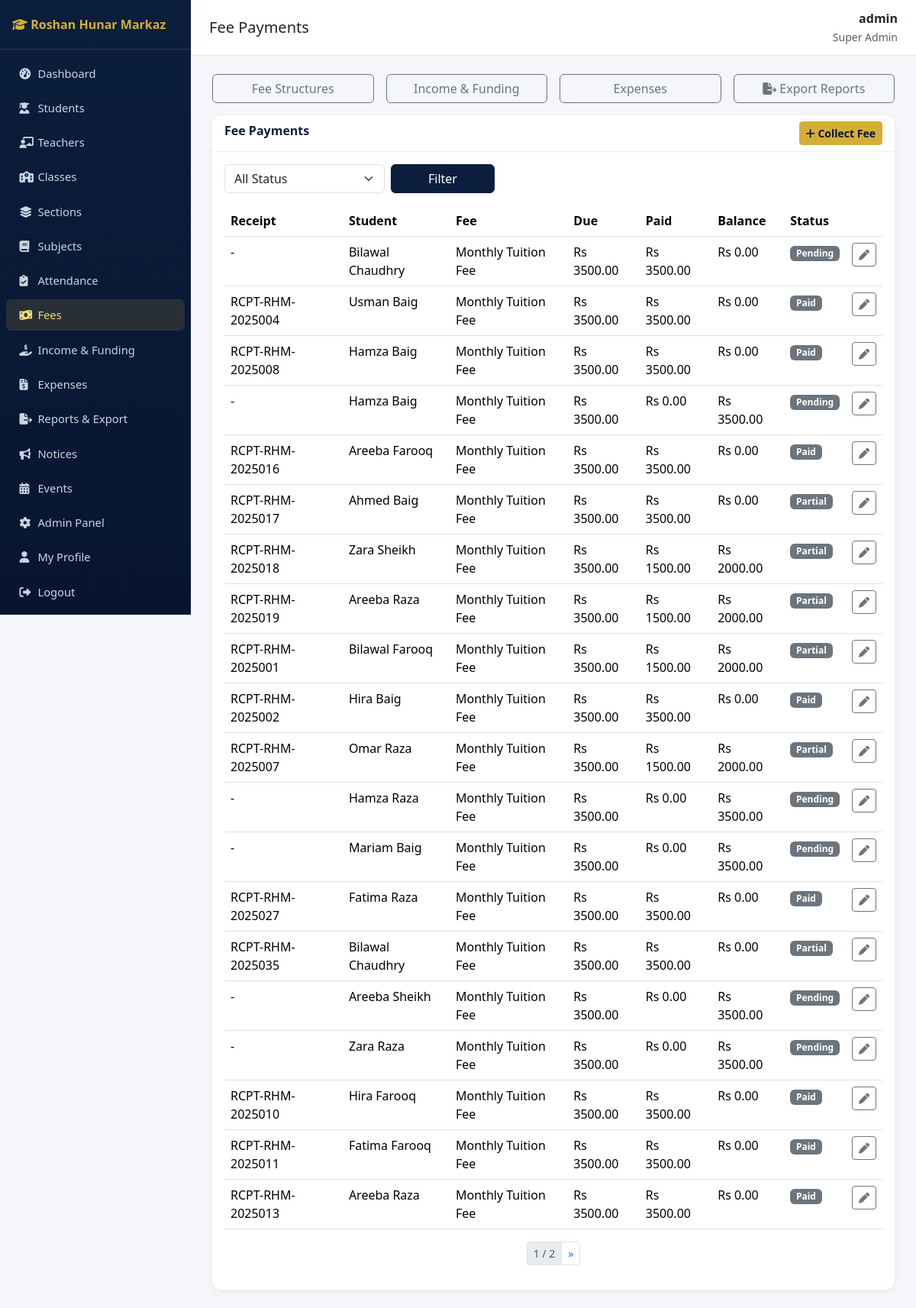
Page /fees/payments/ (signed in) on the committed database.
### accounts/models.py (models this page shows, shortened)
class User(AbstractUser):
    class Role(models.TextChoices):
        SUPER_ADMIN = "SUPER_ADMIN", "Super Admin"
        PRINCIPAL = "PRINCIPAL", "Principal"
        ADMIN = "ADMIN", "Admin"
        TEACHER = "TEACHER", "Teacher"
        STUDENT = "STUDENT", "Student"
        PARENT = "PARENT", "Parent"
        ACCOUNTANT = "ACCOUNTANT", "Accountant"
        LIBRARIAN = "LIBRARIAN", "Librarian"
        STAFF = "STAFF", "Staff"
    role = models.CharField(max_length=20, choices=Role.choices, default=Role.STUDENT)
    phone = models.CharField(max_length=20, blank=True)
    photo = models.ImageField(upload_to="profile_photos/", blank=True, null=True)

### fees/models.py (models this page shows, shortened)
class FeePayment(models.Model):
    class Status(models.TextChoices):
        PAID = "PAID", "Paid"
        PARTIAL = "PARTIAL", "Partial"
        PENDING = "PENDING", "Pending"
    student = models.ForeignKey("students.Student", on_delete=models.CASCADE, related_name="fee_payments")
    fee_structure = models.ForeignKey(FeeStructure, on_delete=models.CASCADE, related_name="payments")
    amount_due = models.DecimalField(max_digits=10, decimal_places=2)
    amount_paid = models.DecimalField(max_digits=10, decimal_places=2, default=0)
    discount = models.DecimalField(max_digits=10, decimal_places=2, default=0)
    fine = models.DecimalField(max_digits=10, decimal_places=2, default=0)
    due_date = models.DateField()
    paid_on = models.DateField(null=True, blank=True)
    status = models.CharField(max_length=10, choices=Status.choices, default=Status.PENDING)
    receipt_number = models.CharField(max_length=30, unique=True, blank=True, null=True)
    class Meta:
        ordering = ["-due_date"]
    def balance(self):
        return (self.amount_due + self.fine - self.discount) - self.amount_paid

class FeeStructure(models.Model):
    school_class = models.ForeignKey("academics.SchoolClass", on_delete=models.CASCADE, related_name="fee_structures")
    name = models.CharField(max_length=100)  # e.g. Tuition Fee, Admission Fee
    amount = models.DecimalField(max_digits=10, decimal_places=2)
    frequency = models.CharField(max_length=20, choices=[("MONTHLY", "Monthly"), ("QUARTERLY", "Quarterly"), ("ANNUAL", "Annual"), ("ONE_TIME", "One Time")])

### students/models.py (models this page shows, shortened)
class Student(models.Model):
    class Status(models.TextChoices):
        ACTIVE = "ACTIVE", "Active"
        INACTIVE = "INACTIVE", "Inactive"
        SUSPENDED = "SUSPENDED", "Suspended"
        TRANSFERRED = "TRANSFERRED", "Transferred"
        GRADUATED = "GRADUATED", "Graduated"
    class Blood(models.TextChoices):
        A_POS = "A+", "A+"
        A_NEG = "A-", "A-"
        B_POS = "B+", "B+"
        B_NEG = "B-", "B-"
        AB_POS = "AB+", "AB+"
        AB_NEG = "AB-", "AB-"
        O_POS = "O+", "O+"
        O_NEG = "O-", "O-"
    user = models.OneToOneField(settings.AUTH_USER_MODEL, on_delete=models.CASCADE, related_name="student_profile", null=True, blank=True)
    parent = models.ForeignKey(settings.AUTH_USER_MODEL, on_delete=models.SET_NULL, null=True, blank=True, related_name="children", limit_choices_to={"role": "PARENT"})
    admission_number = models.CharField(max_length=20, unique=True)
    roll_number = models.CharField(max_length=20, blank=True)
    first_name = models.CharField(max_length=100)
    last_name = models.CharField(max_length=100)
    date_of_birth = models.DateField()
    gender = models.CharField(max_length=10, choices=[("M", "Male"), ("F", "Female"), ("O", "Other")])
    blood_group = models.CharField(max_length=5, choices=Blood.choices, blank=True)
    photo = models.ImageField(upload_to="student_photos/", blank=True, null=True)
    address = models.TextField(blank=True)
    section = models.ForeignKey("academics.Section", on_delete=models.SET_NULL, null=True, blank=True, related_name="students")
    admission_date = models.DateField(auto_now_add=True)
    previous_school = models.CharField(max_length=200, blank=True)
    status = models.CharField(max_length=15, choices=Status.choices, default=Status.ACTIVE)
    guardian_name = models.CharField(max_length=150, blank=True)
    guardian_relation = models.CharField(max_length=50, blank=True)
    guardian_phone = models.CharField(max_length=20, blank=True)
    guardian_email = models.EmailField(blank=True)
    emergency_contact_name = models.CharField(max_length=150, blank=True)
    emergency_contact_phone = models.CharField(max_length=20, blank=True)
    class Meta:
        ordering = ["admission_number"]
    @property
    def full_name(self):
        return f"{self.first_name} {self.last_name}"

### fees/views.py (the view)
# urls.py: path("payments/", views.FeePaymentListView.as_view(), name="payment_list"),
class FeePaymentListView(RoleRequiredMixin, ListView):
    model = FeePayment
    template_name = "fees/payment_list.html"
    context_object_name = "payments"
    paginate_by = 20
    allowed_roles = FINANCE_ROLES
    def get_queryset(self):
        qs = FeePayment.objects.select_related("student", "fee_structure").all()
        status = self.request.GET.get("status")
        if status:
            qs = qs.filter(status=status)
        return qs
    def get_context_data(self, **kwargs):
        ctx = super().get_context_data(**kwargs)
        ctx["status_choices"] = FeePayment.Status.choices
        return ctx

### accounts/mixins.py (called while the page is built)
    def dispatch(self, request, *args, **kwargs):
        if not request.user.is_authenticated:
            return self.handle_no_permission()
        if request.user.is_superuser or request.user.role in self.allowed_roles:
            return super().dispatch(request, *args, **kwargs)
        raise PermissionDenied("You do not have permission to access this page.")

### sitepages/context_processors.py (called while the page is built)
def site_settings(request):
    return {"site_settings": SiteSettings.get_solo()}

### sitepages/models.py (called while the page is built)
    @classmethod
    def get_solo(cls):
        obj = cls.objects.first()
        if not obj:
            obj = cls.objects.create()
        return obj

### templates/fees/payment_list.html (shortened to what this page needs)
{% extends "base.html" %}
{% block page_title %}Fee Payments{% endblock %}
{% block content %}
<div class="row g-3 mb-3">
  <div class="col-md-3"><a href="{% url 'fees:structure_list' %}" class="btn btn-outline-secondary w-100">Fee Structures</a></div>
  <div class="col-md-3"><a href="{% url 'fees:income_list' %}" class="btn btn-outline-secondary w-100">Income &amp; Funding</a></div>
  <div class="col-md-3"><a href="{% url 'fees:expense_list' %}" class="btn btn-outline-secondary w-100">Expenses</a></div>
  <div class="col-md-3"><a href="{% url 'reports:index' %}" class="btn btn-outline-secondary w-100"><i class="fa-solid fa-file-export"></i> Export Reports</a></div>
</div>
<div class="card">
  <div class="card-header d-flex justify-content-between">
    <span>Fee Payments</span>
    <a href="{% url 'fees:payment_add' %}" class="btn btn-gold btn-sm"><i class="fa-solid fa-plus"></i> Collect Fee</a>
  </div>
  <div class="card-body">
    <form class="row g-2 mb-3" method="get">
      <div class="col-md-3">
        <select class="form-select" name="status">
          <option value="">All Status</option>
        </select>
      </div>
      <div class="col-md-2"><button class="btn btn-navy w-100" type="submit">Filter</button></div>
    </form>
    <table class="table table-hover">
      <thead><tr><th>Receipt</th><th>Student</th><th>Fee</th><th>Due</th><th>Paid</th><th>Balance</th><th>Status</th><th></th></tr></thead>
      <tbody>
      {% for p in payments %}
        <tr>
          <td>{{ p.receipt_number|default:"-" }}</td>
          <td>{{ p.student.full_name }}</td>
          <td>{{ p.fee_structure.name }}</td>
          <td>Rs {{ p.amount_due }}</td>
          <td>Rs {{ p.amount_paid }}</td>
          <td>Rs {{ p.balance }}</td>
          <td><span class="badge bg-secondary">{{ p.get_status_display }}</span></td>
          <td><a href="{% url 'fees:payment_edit' p.pk %}" class="btn btn-sm btn-outline-secondary"><i class="fa-solid fa-pen"></i></a></td>
        </tr>
      {% empty %}<tr><td colspan="8" class="text-center text-muted">No payments yet.</td></tr>{% endfor %}
      </tbody>
    </table>
    {% include "partials/pagination.html" %}
  </div>
</div>
{% endblock %}

### templates/base.html (shortened to what this page needs)
{% load static %}
<!DOCTYPE html>
<html lang="en">
<head>
<link href="https://cdn.jsdelivr.net/npm/bootstrap@5.3.3/dist/css/bootstrap.min.css" rel="stylesheet">
<link href="https://cdnjs.cloudflare.com/ajax/libs/font-awesome/6.5.1/css/all.min.css" rel="stylesheet">
<link href="{% static 'css/style.css' %}" rel="stylesheet">
</head>
<body>
<nav class="sidebar" id="sidebar">
  <div class="brand"><i class="fa-solid fa-graduation-cap"></i> Roshan Hunar Markaz</div>
  <ul class="nav flex-column py-2">
    {% if request.user.role in "STUDENT,PARENT" %}
      <li class="nav-item"><a class="nav-link {% if request.resolver_match.namespace == 'portal' %}active{% endif %}" href="{% url 'portal:home' %}"><i class="fa-solid fa-gauge-high"></i> My Portal</a></li>
      <li class="nav-item"><a class="nav-link {% if request.resolver_match.namespace == 'notices' and request.resolver_match.url_name == 'list' %}active{% endif %}" href="{% url 'notices:list' %}"><i class="fa-solid fa-bullhorn"></i> Notices</a></li>
      <li class="nav-item"><a class="nav-link" href="{% url 'notices:event_list' %}"><i class="fa-solid fa-calendar-days"></i> Events</a></li>
    {% else %}
      <li class="nav-item"><a class="nav-link {% if request.resolver_match.namespace == 'dashboard' %}active{% endif %}" href="{% url 'dashboard:index' %}"><i class="fa-solid fa-gauge-high"></i> Dashboard</a></li>
      <li class="nav-item"><a class="nav-link {% if request.resolver_match.namespace == 'students' %}active{% endif %}" href="{% url 'students:list' %}"><i class="fa-solid fa-user-graduate"></i> Students</a></li>
      {% if request.user.is_superuser or request.user.role in "SUPER_ADMIN,PRINCIPAL,ADMIN" %}
      <li class="nav-item"><a class="nav-link {% if request.resolver_match.namespace == 'teachers' %}active{% endif %}" href="{% url 'teachers:list' %}"><i class="fa-solid fa-chalkboard-user"></i> Teachers</a></li>
      <li class="nav-item"><a class="nav-link {% if request.resolver_match.url_name == 'class_list' %}active{% endif %}" href="{% url 'academics:class_list' %}"><i class="fa-solid fa-school"></i> Classes</a></li>
      <li class="nav-item"><a class="nav-link {% if request.resolver_match.url_name == 'section_list' %}active{% endif %}" href="{% url 'academics:section_list' %}"><i class="fa-solid fa-layer-group"></i> Sections</a></li>
      <li class="nav-item"><a class="nav-link {% if request.resolver_match.url_name == 'subject_list' %}active{% endif %}" href="{% url 'academics:subject_list' %}"><i class="fa-solid fa-book"></i> Subjects</a></li>
      {% endif %}
      <li class="nav-item"><a class="nav-link " href="{% url 'attendance:mark' %}"><i class="fa-solid fa-clipboard-check"></i> Attendance</a></li>
      {% if request.user.is_superuser or request.user.role in "SUPER_ADMIN,PRINCIPAL,ADMIN,ACCOUNTANT" %}
      <li class="nav-item"><a class="nav-link {% if request.resolver_match.url_name == 'payment_list' %}active{% endif %}" href="{% url 'fees:payment_list' %}"><i class="fa-solid fa-money-bill-wave"></i> Fees</a></li>
      <li class="nav-item"><a class="nav-link {% if request.resolver_match.url_name == 'income_list' %}active{% endif %}" href="{% url 'fees:income_list' %}"><i class="fa-solid fa-hand-holding-dollar"></i> Income &amp; Funding</a></li>
      <li class="nav-item"><a class="nav-link {% if request.resolver_match.url_name == 'expense_list' %}active{% endif %}" href="{% url 'fees:expense_list' %}"><i class="fa-solid fa-file-invoice-dollar"></i> Expenses</a></li>
      {% endif %}
      {% if request.user.is_superuser or request.user.role in "SUPER_ADMIN,PRINCIPAL,ADMIN,ACCOUNTANT" %}
      <li class="nav-item"><a class="nav-link {% if request.resolver_match.namespace == 'reports' %}active{% endif %}" href="{% url 'reports:index' %}"><i class="fa-solid fa-file-export"></i> Reports &amp; Export</a></li>
      {% endif %}
      <li class="nav-item"><a class="nav-link {% if request.resolver_match.namespace == 'notices' %}active{% endif %}" href="{% url 'notices:list' %}"><i class="fa-solid fa-bullhorn"></i> Notices</a></li>
      <li class="nav-item"><a class="nav-link" href="{% url 'notices:event_list' %}"><i class="fa-solid fa-calendar-days"></i> Events</a></li>
      {% if request.user.is_superuser %}<li class="nav-item"><a class="nav-link" href="/admin/"><i class="fa-solid fa-gear"></i> Admin Panel</a></li>{% endif %}
    {% endif %}
    <li class="nav-item"><a class="nav-link" href="{% url 'accounts:profile' %}"><i class="fa-solid fa-user"></i> My Profile</a></li>
    <li class="nav-item"><a class="nav-link" href="{% url 'accounts:logout' %}"><i class="fa-solid fa-right-from-bracket"></i> Logout</a></li>
  </ul>
</nav>
<div class="main-content">
  <div class="topbar">
    <h5 class="mb-0">{% block page_title %}Dashboard{% endblock %}</h5>
    <div class="text-end">
      <div class="fw-semibold">{{ request.user.get_full_name|default:request.user.username }}</div>
      <small class="text-muted">{{ request.user.get_role_display }}</small>
    </div>
  </div>
  {% block content %}{% endblock %}
</div>
</body>
</html>

### static/css/style.css (style rules this page uses)
:root { --navy: #0b1e3d; --navy-dark: #071530; --gold: #d4af37; --gold-light: #f0d878; --bg: #f4f6fa; }
body { background: var(--bg); font-family: 'Segoe UI', Roboto, sans-serif; }
.sidebar { background: linear-gradient(180deg, var(--navy) 0%, var(--navy-dark) 100%); min-height: 100vh; width: 250px; position: fixed; top: 0; left: 0; z-index: 1030; }
.sidebar .brand { color: var(--gold); font-weight: 700; padding: 1.25rem 1rem; border-bottom: 1px solid rgba(212,175,55,.2); }
.sidebar .nav-link { color: #cbd5e1; padding: .6rem 1.1rem; border-radius: 6px; margin: 2px 8px; font-size: .92rem; }
.sidebar .nav-link.active, .sidebar .nav-link:hover { background: rgba(212,175,55,.15); color: var(--gold-light); }
.sidebar .nav-link i { width: 20px; }
.main-content { margin-left: 250px; padding: 1.5rem 1.75rem; }
.topbar { background: #fff; border-bottom: 1px solid #e5e9f0; padding: .75rem 1.5rem; margin: -1.5rem -1.75rem 1.5rem -1.75rem; display: flex; justify-content: space-between; align-items: center; }
.card { border: none; border-radius: 12px; box-shadow: 0 2px 10px rgba(0,0,0,.05); }
.card-header { background: #fff; border-bottom: 1px solid #eef0f4; font-weight: 600; color: var(--navy); border-radius: 12px 12px 0 0 !important; }
.btn-gold { background: var(--gold); border-color: var(--gold); color: var(--navy-dark); font-weight: 600; }
.btn-navy { background: var(--navy); border-color: var(--navy); color: #fff; }
.table thead { background: var(--navy); color: #fff; }

### rows in the picture
User: user.get_full_name "admin", user.role "Super Admin"
FeePayment: receipt_number "-", student.full_name "Bilawal Chaudhry", fee_structure.name "Monthly Tuition Fee", amount_due "3500.00", amount_paid "3500.00", balance "0.00", status "Pending"
FeePayment: receipt_number "RCPT-RHM-2025004", student.full_name "Usman Baig", fee_structure.name "Monthly Tuition Fee", amount_due "3500.00", amount_paid "3500.00", balance "0.00", status "Paid"
FeePayment: receipt_number "RCPT-RHM-2025008", student.full_name "Hamza Baig", fee_structure.name "Monthly Tuition Fee", amount_due "3500.00", amount_paid "3500.00", balance "0.00", status "Paid"
FeePayment: receipt_number "-", student.full_name "Hamza Baig", fee_structure.name "Monthly Tuition Fee", amount_due "3500.00", amount_paid "0.00", balance "3500.00", status "Pending"
FeePayment: receipt_number "RCPT-RHM-2025016", student.full_name "Areeba Farooq", fee_structure.name "Monthly Tuition Fee", amount_due "3500.00", amount_paid "3500.00", balance "0.00", status "Paid"
FeePayment: receipt_number "RCPT-RHM-2025017", student.full_name "Ahmed Baig", fee_structure.name "Monthly Tuition Fee", amount_due "3500.00", amount_paid "3500.00", balance "0.00", status "Partial"
FeePayment: receipt_number "RCPT-RHM-2025018", student.full_name "Zara Sheikh", fee_structure.name "Monthly Tuition Fee", amount_due "3500.00", amount_paid "1500.00", balance "2000.00", status "Partial"
FeePayment: receipt_number "RCPT-RHM-2025019", student.full_name "Areeba Raza", fee_structure.name "Monthly Tuition Fee", amount_due "3500.00", amount_paid "1500.00", balance "2000.00", status "Partial"
FeePayment: receipt_number "RCPT-RHM-2025001", student.full_name "Bilawal Farooq", fee_structure.name "Monthly Tuition Fee", amount_due "3500.00", amount_paid "1500.00", balance "2000.00", status "Partial"
FeePayment: receipt_number "RCPT-RHM-2025002", student.full_name "Hira Baig", fee_structure.name "Monthly Tuition Fee", amount_due "3500.00", amount_paid "3500.00", balance "0.00", status "Paid"
FeePayment: receipt_number "RCPT-RHM-2025007", student.full_name "Omar Raza", fee_structure.name "Monthly Tuition Fee", amount_due "3500.00", amount_paid "1500.00", balance "2000.00", status "Partial"
FeePayment: receipt_number "-", student.full_name "Hamza Raza", fee_structure.name "Monthly Tuition Fee", amount_due "3500.00", amount_paid "0.00", balance "3500.00", status "Pending"
FeePayment: receipt_number "-", student.full_name "Mariam Baig", fee_structure.name "Monthly Tuition Fee", amount_due "3500.00", amount_paid "0.00", balance "3500.00", status "Pending"
FeePayment: receipt_number "RCPT-RHM-2025027", student.full_name "Fatima Raza", fee_structure.name "Monthly Tuition Fee", amount_due "3500.00", amount_paid "3500.00", balance "0.00", status "Paid"
FeePayment: receipt_number "RCPT-RHM-2025035", student.full_name "Bilawal Chaudhry", fee_structure.name "Monthly Tuition Fee", amount_due "3500.00", amount_paid "3500.00", balance "0.00", status "Partial"
FeePayment: receipt_number "-", student.full_name "Areeba Sheikh", fee_structure.name "Monthly Tuition Fee", amount_due "3500.00", amount_paid "0.00", balance "3500.00", status "Pending"
FeePayment: receipt_number "-", student.full_name "Zara Raza", fee_structure.name "Monthly Tuition Fee", amount_due "3500.00", amount_paid "0.00", balance "3500.00", status "Pending"
FeePayment: receipt_number "RCPT-RHM-2025010", student.full_name "Hira Farooq", fee_structure.name "Monthly Tuition Fee", amount_due "3500.00", amount_paid "3500.00", balance "0.00", status "Paid"
FeePayment: receipt_number "RCPT-RHM-2025011", student.full_name "Fatima Farooq", fee_structure.name "Monthly Tuition Fee", amount_due "3500.00", amount_paid "3500.00", balance "0.00", status "Paid"
FeePayment: receipt_number "RCPT-RHM-2025013", student.full_name "Areeba Raza", fee_structure.name "Monthly Tuition Fee", amount_due "3500.00", amount_paid "3500.00", balance "0.00", status "Paid"

### other values in the picture
{{ page_obj.number }} "1"
{{ page_obj.paginator.num_pages }} "2"
